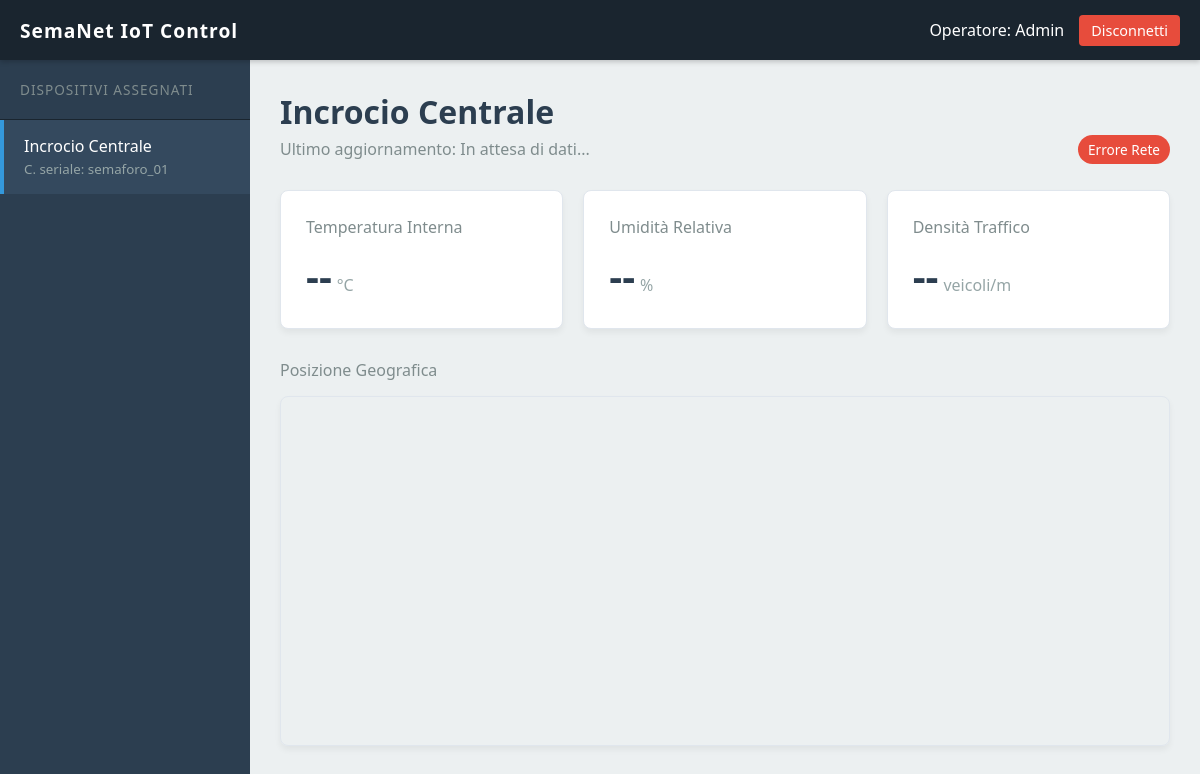
/dashboard.php (signed in), run on an earlier commit of the app's database.
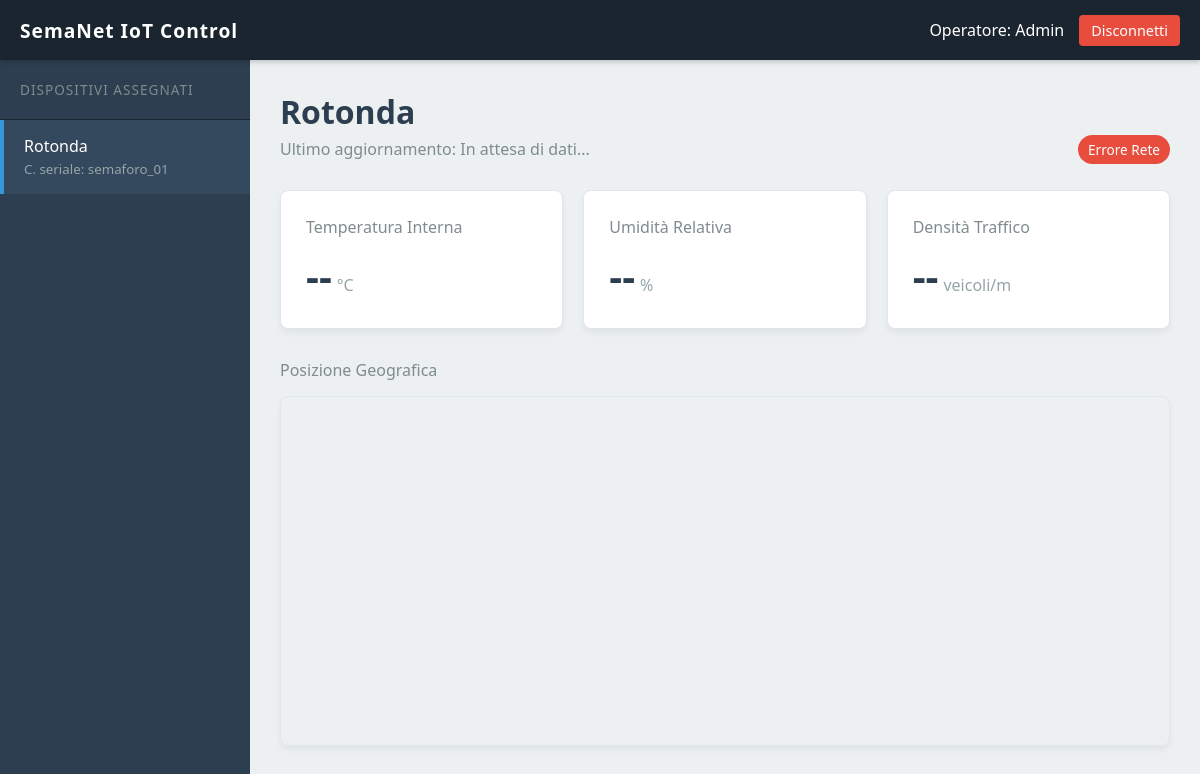
And on a later commit of the database.
### tables this page shows
CREATE TABLE IF NOT EXISTS `semafori` (
  `id` bigint(20) NOT NULL AUTO_INCREMENT,
  `codice_seriale` varchar(100) NOT NULL,
  `nome_incrocio` varchar(150) NOT NULL,
  `password` varchar(255) NOT NULL,
  `latitudine` decimal(10,8) DEFAULT NULL,
  `longitudine` decimal(11,8) DEFAULT NULL,
  `creato_at` timestamp NOT NULL DEFAULT current_timestamp(),
  `aggiornato_at` timestamp NOT NULL DEFAULT current_timestamp() ON UPDATE current_timestamp(),
  PRIMARY KEY (`id`),
  UNIQUE KEY `codice_seriale` (`codice_seriale`),
  KEY `idx_seriale` (`codice_seriale`)
);

### dashboard.php (the view, shortened to what this page needs)
<?php
require_once 'db.php';
$ruolo = $_SESSION['ruolo_id'];
if ($ruolo == 1) {
    $stmt = $pdo->query("SELECT id, codice_seriale, nome_incrocio, latitudine, longitudine FROM semafori ORDER BY id ASC");
}
$semafori = $stmt->fetchAll(PDO::FETCH_ASSOC);
$primo_semaforo = $semafori[0] ?? null;
?>
<!DOCTYPE html>
<html lang="it">
<head>
    <link rel="stylesheet" href="style.css">
</head>
<body>
<?php
require_once 'navbar.php';
?>
<div class="app-container">
    <aside class="sidebar">
        <div class="sidebar-title">Dispositivi Assegnati</div>
        <div id="lista-semafori">
            <?php foreach ($semafori as $s): ?>
                <div class="semaforo-item <?php echo ($primo_semaforo && $s['id'] == $primo_semaforo['id']) ? 'active' : ''; ?>"
                     data-id="<?php echo $s['id']; ?>"
                     data-nome="<?php echo htmlspecialchars($s['nome_incrocio']); ?>"
                     data-lat="<?php echo htmlspecialchars($s['latitudine']); ?>"
                     data-lng="<?php echo htmlspecialchars($s['longitudine']); ?>">
                    <?php echo htmlspecialchars($s['nome_incrocio']); ?><br>
                    <small style="color: #95a5a6;">C. seriale: <?php echo htmlspecialchars($s['codice_seriale']); ?></small>
                </div>
            <?php endforeach; ?>
        </div>
    </aside>
    <main class="main-content">
        <?php if ($primo_semaforo): ?>
            <div class="header-dati">
                <div>
                    <h1 id="titolo-incrocio"><?php echo htmlspecialchars($primo_semaforo['nome_incrocio']); ?></h1>
                    <p style="color: #7f8c8d; margin-top: 5px;">Ultimo aggiornamento: <span id="timestamp">In attesa di dati...</span></p>
                </div>
                <div>
                    <span class="status-badge" id="stato-connessione">Connesso</span>
                </div>
            </div>
            <div class="sensor-grid">
                <div class="card">
                    <h3>Temperatura Interna</h3>
                    <span class="valore" id="val_temp">--</span><span class="unita">°C</span>
                </div>
                <div class="card">
                    <h3>Umidità Relativa</h3>
                    <span class="valore" id="val_umid">--</span><span class="unita">%</span>
                </div>
                <div class="card">
                    <h3>Densità Traffico</h3>
                    <span class="valore" id="val_traffico">--</span><span class="unita">veicoli/m</span>
                </div>
            </div>
            <div class="map-container" style="margin-top: 30px;">
                <h3 style="margin-bottom: 15px; color: #7f8c8d; font-size: 1rem; font-weight: 500;">Posizione Geografica</h3>
                <iframe id="mappa-google"
                        width="100%"
                        height="350"
                        style="border: 1px solid #e0e6ed; border-radius: 8px; box-shadow: 0 4px 6px rgba(0,0,0,0.05);"
                        loading="lazy"
                        allowfullscreen
                        src="https://maps.google.com/maps?q=<?php echo $primo_semaforo['latitudine']; ?>,<?php echo $primo_semaforo['longitudine']; ?>&z=16&output=embed">
                </iframe>
            </div>
        <?php else: ?>
            <h2>Nessun dispositivo assegnato</h2>
            <p>Contatta l'amministratore di sistema per richiedere l'assegnazione dei semafori.</p>
        <?php endif; ?>
    </main>
</div>
</body>
</html>

### navbar.php
<?php
$etichetta_ruolo = (isset($_SESSION['ruolo_id']) && $_SESSION['ruolo_id'] == 1) ? 'Admin' : 'Tecnico';
?>
<nav class="navbar">
    <div class="brand">SemaNet IoT Control</div>
    <div class="user-info">
        <span>Operatore: <?php echo $etichetta_ruolo; ?></span>
        <a href="logout.php" class="btn-logout">Disconnetti</a>
    </div>
</nav>

### style.css (style rules this page uses)
:root { --nav-bg: #1a252f; --side-bg: #2c3e50; --side-hover: #34495e; --accent: #3498db; --bg-main: #ecf0f1; --text-dark: #2c3e50; --text-light: #bdc3c7; --card-bg: #ffffff; }
* { box-sizing: border-box; margin: 0; padding: 0; font-family: 'Segoe UI', system-ui, sans-serif; }
body { background-color: var(--bg-main); color: var(--text-dark); display: flex; flex-direction: column; height: 100vh; overflow: hidden; }
.navbar { background-color: var(--nav-bg); color: white; height: 60px; display: flex; align-items: center; justify-content: space-between; padding: 0 20px; box-shadow: 0 2px 5px rgba(0,0,0,0.2); z-index: 10; }
.navbar .brand { font-size: 1.2rem; font-weight: 600; letter-spacing: 1px; }
.navbar .user-info { display: flex; align-items: center; gap: 15px; }
.btn-logout { background-color: #e74c3c; color: white; text-decoration: none; padding: 6px 12px; border-radius: 4px; font-size: 0.9rem; transition: background 0.2s; }
.app-container { display: flex; flex: 1; height: calc(100vh - 60px); }
.sidebar { width: 250px; background-color: var(--side-bg); color: var(--text-light); display: flex; flex-direction: column; overflow-y: auto; }
.sidebar-title { padding: 20px; font-size: 0.85rem; text-transform: uppercase; letter-spacing: 1px; color: #7f8c8d; border-bottom: 1px solid #1a252f; }
.semaforo-item { padding: 15px 20px; cursor: pointer; border-left: 4px solid transparent; transition: all 0.2s; }
.semaforo-item.active { background-color: var(--side-hover); border-left-color: var(--accent); color: white; font-weight: 500; }
.main-content { flex: 1; padding: 30px; overflow-y: auto; }
.header-dati { margin-bottom: 30px; display: flex; justify-content: space-between; align-items: flex-end; }
.sensor-grid { display: grid; grid-template-columns: repeat(auto-fit, minmax(250px, 1fr)); gap: 20px; }
.card { background-color: var(--card-bg); padding: 25px; border-radius: 8px; box-shadow: 0 4px 6px rgba(0,0,0,0.05); border: 1px solid #e0e6ed; }
.card h3 { font-size: 1rem; color: #7f8c8d; margin-bottom: 10px; font-weight: 500; }
.card .valore { font-size: 2.5rem; font-weight: 700; color: var(--text-dark); }
.unita { font-size: 1rem; color: #95a5a6; margin-left: 5px; }
.status-badge { padding: 5px 10px; border-radius: 20px; font-size: 0.85rem; background-color: #2ecc71; color: white; }

What changed in the data, as far as the page shows it:
changed semafori "semaforo_01": nome_incrocio "Incrocio Centrale" → "Rotonda"
